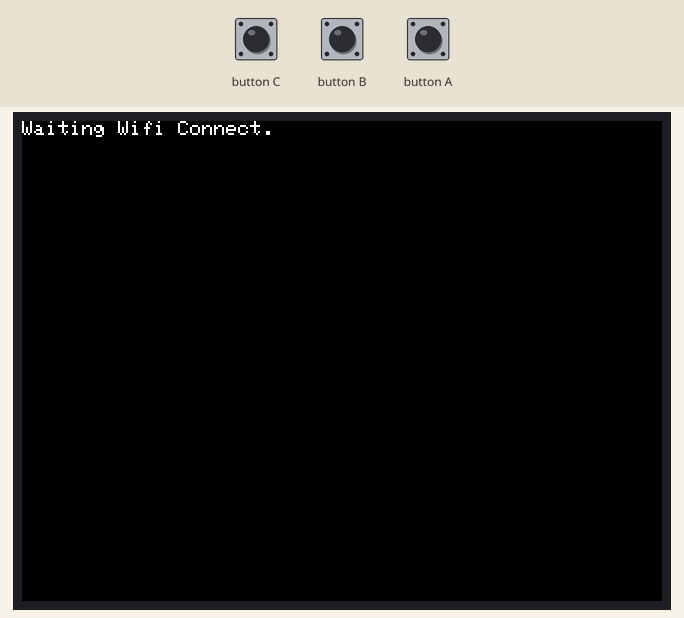
Recording of a program running on a simulated ESP32. Shown: 320×240 colour display. The inputs (shaded band) are chosen by the test bench. WiFi joins after 1.5 s; servers stay silent unless stated.

Above: at 1.2 s.
At 3.3 s:
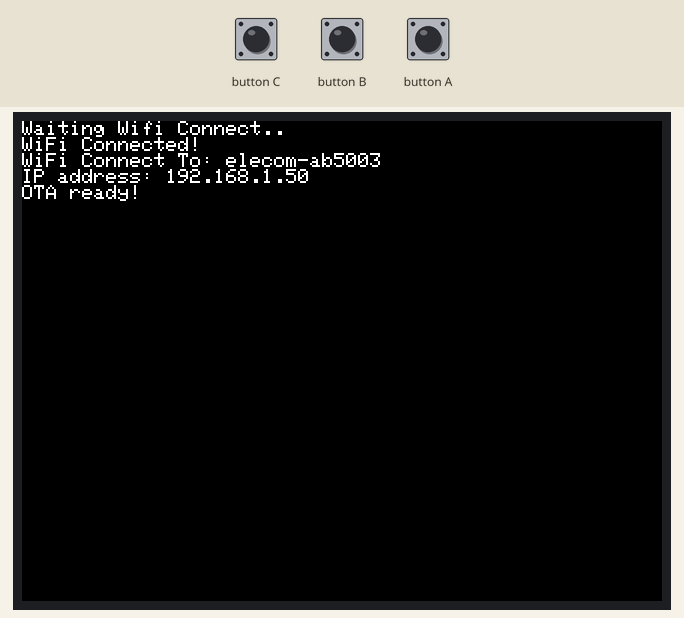
3.4 s: button A pressed for 1 s
At 5.0 s:
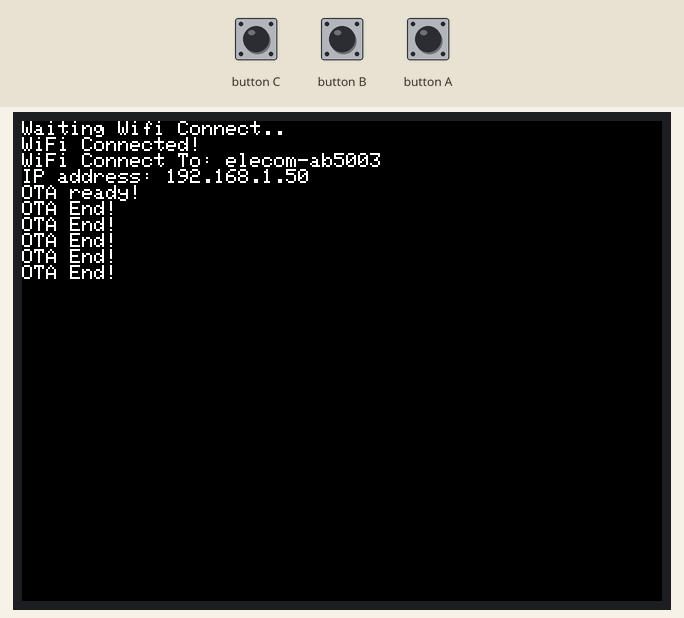
5.9 s: button A pressed for 0.15 s
At 6.5 s:
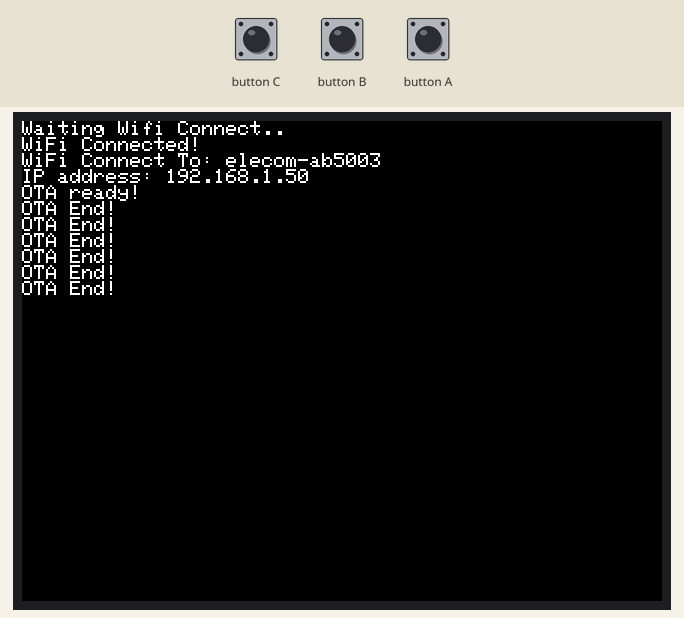
Timing chart, 0 to 8.9 s (numbered marks = the images above; inputs shaded):
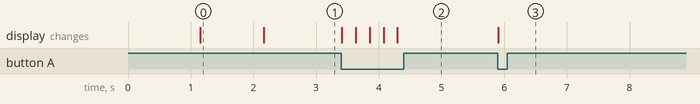

Measured:
- after the input at 3.4 s, the display: first changes at once (image 2 shows a later state)
- after the input at 5.9 s, the display: changes at once (image 3)
- what the display in image 0 shows lasts 1.0 s, from 1.2 s to 2.2 s

The program:

main.cpp
```cpp
#include <ArduinoOTA.h>
#include <M5Stack.h>
#include <WiFi.h>

// WiFi credentials.
// Set password to "" for open networks.
char ssid1[] = "elecom-ab5003";
char pass1[] = "5njiuhcuth7c";
char ssid2[] = "MU0104";
char pass2[] = "17320508";
char ssid3[] = "Buffalo-G-0CBA";
char pass3[] = "hh4aexcxesasx";


bool second_flag = false;
bool third_flag = false;
bool wifi_flag = true;
unsigned char wifi_cnt = 0;

void setup() {
    M5.begin();  // Init M5Core. 初始化 M5Core
    M5.Power.begin();
    WiFi.mode(WIFI_STA);
    WiFi.begin(ssid1, pass1);  // Connect wifi and return connection status.
                                 // 连接wifi并返回连接状态
    M5.lcd.print("Waiting Wifi Connect");
    while (WiFi.status() != WL_CONNECTED) {  // If the wifi connection fails.  若wifi未连接成功
        delay(1000);
        M5.lcd.print(".");
    }
    M5.lcd.println("\nWiFi Connected!");
    M5.lcd.print("WiFi Connect To: ");
    M5.lcd.println(WiFi.SSID());  // Output Network name.  输出网络名称
    M5.lcd.print("IP address: ");
    M5.lcd.println(WiFi.localIP());  // Output IP Address.  输出IP地址

    ArduinoOTA
    .setHostname("M5Core")
    .onStart([]() {})
    .onEnd([]() {})
    .onProgress([](unsigned int progress, unsigned int total) {})
    .onError([](ota_error_t error) {});   // Set the network port name.  设置网络端口名称
    ArduinoOTA.begin();            // Initialize the OTA.  初始化OTA
    M5.lcd.println("OTA ready!");  // M5.lcd port output format string.
                                   // 串口输出格式化字符串
}

void loop() {
    ArduinoOTA.handle();  // Continuously check for update requests.
                          // 持续检测是否有更新请求
    M5.update();
    if (M5.BtnA.isPressed()) {  // if BtnA is Pressed.  如果按键A按下
        ArduinoOTA.end();       // Ends the ArduinoOTA service.  结束OTA服务
        M5.lcd.println("OTA End!");
        delay(200);
    }
    delay(20);
}
```
